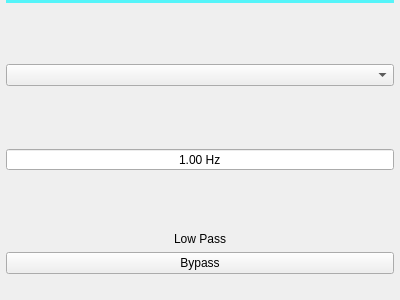
<?xml version="1.0" encoding="UTF-8"?>
<ui version="4.0">
 <class>QLowPass</class>
 <widget class="QWidget" name="QLowPass">
  <property name="geometry">
   <rect>
    <x>0</x>
    <y>0</y>
    <width>400</width>
    <height>300</height>
   </rect>
  </property>
  <property name="contextMenuPolicy">
   <enum>Qt::NoContextMenu</enum>
  </property>
  <property name="windowTitle">
   <string>Form</string>
  </property>
  <layout class="QVBoxLayout" name="verticalLayout_2">
   <property name="leftMargin">
    <number>6</number>
   </property>
   <property name="topMargin">
    <number>0</number>
   </property>
   <property name="rightMargin">
    <number>6</number>
   </property>
   <property name="bottomMargin">
    <number>6</number>
   </property>
   <item>
    <widget class="Line" name="line">
     <property name="styleSheet">
      <string notr="true">color: #54F4F9;</string>
     </property>
     <property name="frameShadow">
      <enum>QFrame::Plain</enum>
     </property>
     <property name="lineWidth">
      <number>4</number>
     </property>
     <property name="orientation">
      <enum>Qt::Horizontal</enum>
     </property>
    </widget>
   </item>
   <item>
    <spacer name="verticalSpacer_2">
     <property name="orientation">
      <enum>Qt::Vertical</enum>
     </property>
     <property name="sizeHint" stdset="0">
      <size>
       <width>20</width>
       <height>40</height>
      </size>
     </property>
    </spacer>
   </item>
   <item>
    <widget class="QComboBox" name="comboBoxType">
     <property name="sizePolicy">
      <sizepolicy hsizetype="Expanding" vsizetype="Fixed">
       <horstretch>0</horstretch>
       <verstretch>0</verstretch>
      </sizepolicy>
     </property>
     <property name="contextMenuPolicy">
      <enum>Qt::NoContextMenu</enum>
     </property>
    </widget>
   </item>
   <item>
    <spacer name="verticalSpacer_3">
     <property name="orientation">
      <enum>Qt::Vertical</enum>
     </property>
     <property name="sizeHint" stdset="0">
      <size>
       <width>20</width>
       <height>40</height>
      </size>
     </property>
    </spacer>
   </item>
   <item>
    <widget class="QMyDoubleSpinBox" name="doubleSpinBoxFc">
     <property name="contextMenuPolicy">
      <enum>Qt::NoContextMenu</enum>
     </property>
     <property name="alignment">
      <set>Qt::AlignCenter</set>
     </property>
     <property name="buttonSymbols">
      <enum>QAbstractSpinBox::NoButtons</enum>
     </property>
     <property name="suffix">
      <string notr="true"> Hz</string>
     </property>
     <property name="minimum">
      <double>1.000000000000000</double>
     </property>
     <property name="maximum">
      <double>20000.000000000000000</double>
     </property>
    </widget>
   </item>
   <item>
    <spacer name="verticalSpacer">
     <property name="orientation">
      <enum>Qt::Vertical</enum>
     </property>
     <property name="sizeHint" stdset="0">
      <size>
       <width>20</width>
       <height>40</height>
      </size>
     </property>
    </spacer>
   </item>
   <item>
    <widget class="QLabel" name="label">
     <property name="text">
      <string>Low Pass</string>
     </property>
     <property name="alignment">
      <set>Qt::AlignCenter</set>
     </property>
    </widget>
   </item>
   <item>
    <widget class="QPushButton" name="pushButtonBypass">
     <property name="text">
      <string notr="true">Bypass</string>
     </property>
     <property name="checkable">
      <bool>true</bool>
     </property>
    </widget>
   </item>
   <item>
    <spacer name="verticalSpacer_4">
     <property name="orientation">
      <enum>Qt::Vertical</enum>
     </property>
     <property name="sizeType">
      <enum>QSizePolicy::Fixed</enum>
     </property>
     <property name="sizeHint" stdset="0">
      <size>
       <width>20</width>
       <height>20</height>
      </size>
     </property>
    </spacer>
   </item>
  </layout>
 </widget>
 <customwidgets>
  <customwidget>
   <class>QMyDoubleSpinBox</class>
   <extends>QDoubleSpinBox</extends>
   <header>QMyDoubleSpinBox.hpp</header>
  </customwidget>
 </customwidgets>
 <resources/>
 <connections/>
</ui>
